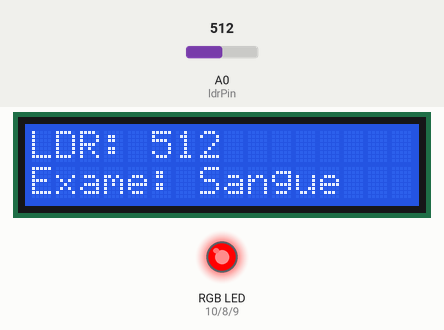
The sketch below on a simulated Arduino Uno, built with avr-gcc and run on an emulated ATmega328P. Shown: 16×2 character LCD, an RGB LED mixed from three pins (HIGH = lit). The test bench sets the inputs (shaded band); at power-on: A0 (ldrPin) = 512.

Above: at 1.2 s.
1.3 s: A0 (ldrPin) set to 459
At 3.2 s:
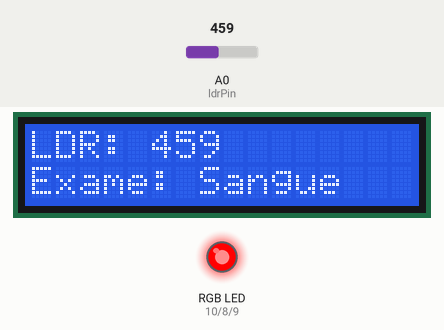
3.5 s: A0 (ldrPin) set to 434
At 5.1 s:
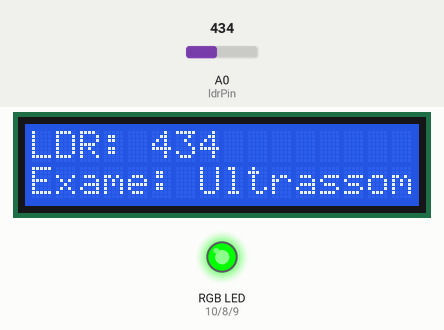
5.5 s: A0 (ldrPin) set to 319
At 7.1 s:
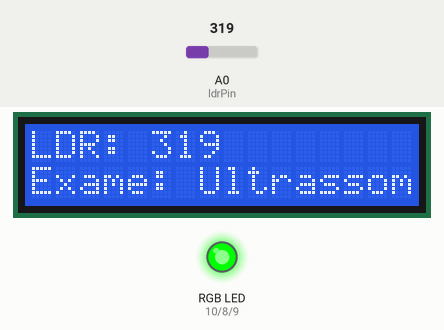
7.6 s: A0 (ldrPin) set to 288
At 9.0 s:
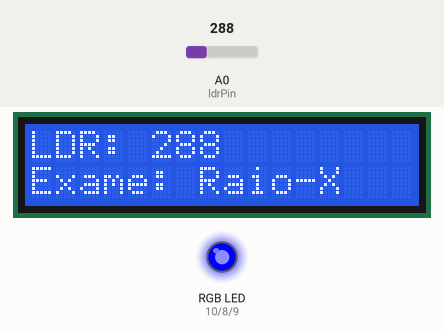
Timing chart, 0 to 10.6 s (numbered marks = the images above; inputs shaded):
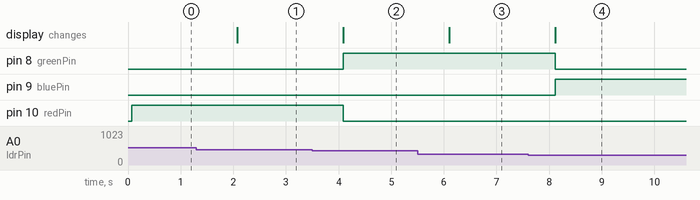

Measured:
- the behaviour switches between 451 and 450 on A0 (ldrPin) (found by bisection; images 1 and 2)
- the behaviour switches between 301 and 300 on A0 (ldrPin) (found by bisection; images 3 and 4)
- after the input at 1.3 s, the display: changes after 0.78 s (image 1)
- after the input at 3.5 s, pin 8 (greenPin): LOW → HIGH after 0.59 s; pin 10 (redPin): HIGH → LOW after 0.59 s; the display: changes after 0.59 s (image 2)
- after the input at 5.5 s, the display: changes after 0.60 s (image 3)
- after the input at 7.6 s, pin 8 (greenPin): HIGH → LOW after 0.51 s; pin 9 (bluePin): LOW → HIGH after 0.51 s; the display: changes after 0.51 s (image 4)

The sketch:

Sistema.ino
```cpp
#include <LiquidCrystal.h>

// Inicializa o LCD com os pinos conectados
LiquidCrystal lcd(12, 11, 5, 4, 3, 2);

const int ldrPin = A0; // Pino onde o LDR está conectado

const int redPin = 10;  // Pino do LED vermelho
const int greenPin = 8; // Pino do LED verde
const int bluePin = 9; // Pino do LED azul

void setup() {
  lcd.begin(16, 2); // Inicializa a interface com a tela LCD
pinMode(redPin, OUTPUT);
pinMode(greenPin, OUTPUT);
pinMode(bluePin, OUTPUT);
}

void loop() {
  // Lê os valores analógicos do LDR e do potenciômetro
int ldrValue = analogRead(ldrPin);

  // Mapeia o valor do LDR para o brilho do backlight do LCD (0-255)
  int backlightBrightness = map(ldrValue, 0, 1023, 255, 0); // Valores LDR
  analogWrite(10, backlightBrightness); // Define o brilho do backlight (assumindo que o pino 10 controla o backlight)

  // Exibe os valores do LDR e do potenciômetro no LCD
lcd.clear();
lcd.setCursor(0, 0);
lcd.print("LDR: ");
lcd.print(ldrValue);

  // Verifica o nome com base na luminosidade
if (ldrValue >= 0 && ldrValue <= 300) {
    lcd.setCursor(0, 1);
    lcd.print("Exame: Raio-X");
    // Acende o LED azul
    digitalWrite(bluePin, HIGH);
    digitalWrite(redPin, LOW);
    digitalWrite(greenPin, LOW);
} else if (ldrValue > 300 && ldrValue <= 450) {
    lcd.setCursor(0, 1);
    lcd.print("Exame: Ultrassom");
    // Acende o LED verde
    digitalWrite(greenPin, HIGH);
    digitalWrite(redPin, LOW);
    digitalWrite(bluePin, LOW);
} else {
    lcd.setCursor(0, 1);
    lcd.print("Exame: Sangue");
    // Acende o LED vermelho
    digitalWrite(redPin, HIGH);
    digitalWrite(greenPin, LOW);
    digitalWrite(bluePin, LOW);
}

  delay(1000); // Aguarda um segundo antes de atualizar a leitura
}
```
